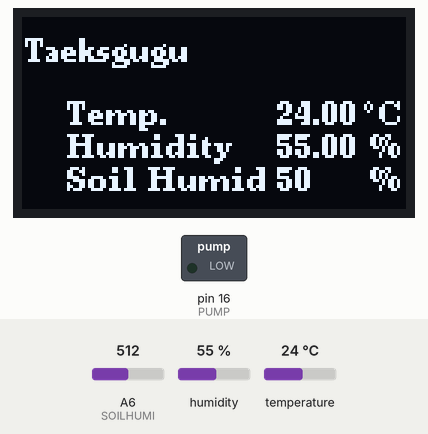
The sketch below on a simulated Arduino Nano, built with avr-gcc and run on an emulated ATmega328P. Shown: 128×64 one-colour display, switched loads named in the sketch (green lamp = pin HIGH). The test bench sets the inputs (shaded band); at power-on: A6 (SOILHUMI) = 512, humidity 55 %, temperature 24 °C.

Above: at 6.9 s.
7.0 s: A6 (SOILHUMI) set to 701
At 9.8 s:
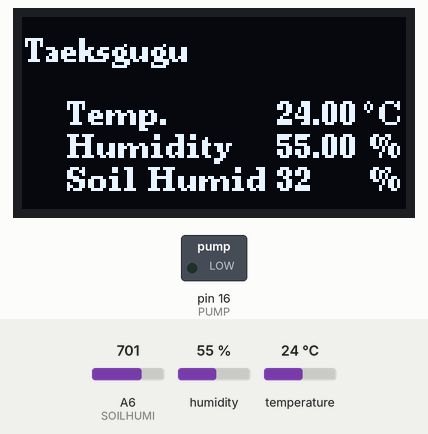
11.6 s: A6 (SOILHUMI) set to 725
At 13.5 s:
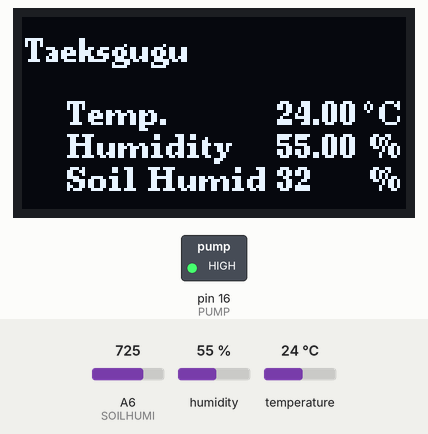
16.2 s: humidity set to 22 %
At 20.7 s:
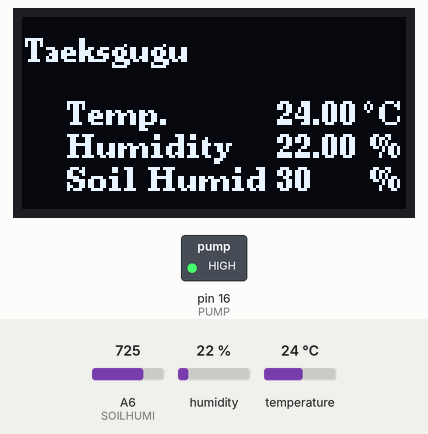
21.0 s: temperature set to 12 °C
At 25.1 s:
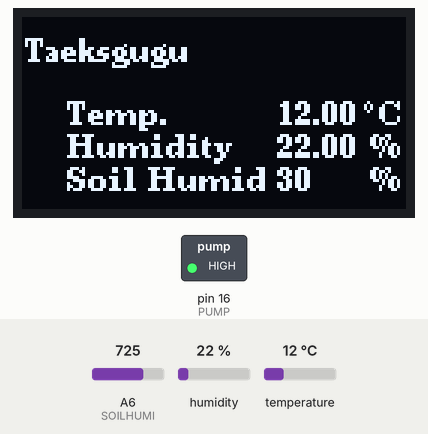
26.2 s: humidity set to 40 %
At 30.6 s:
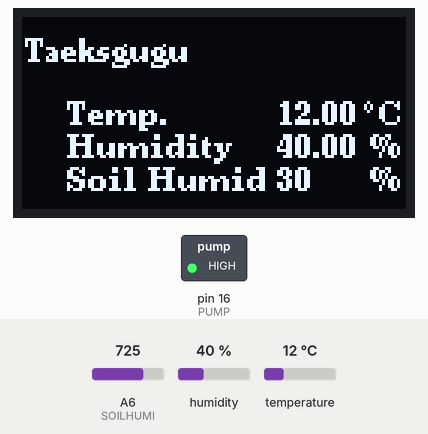
31.3 s: A6 (SOILHUMI) set to 716
At 33.4 s:
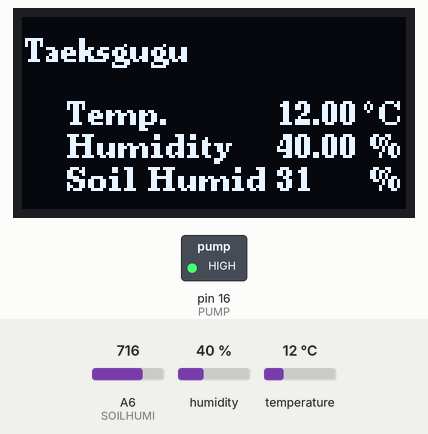
Timing chart, 0 to 34.9 s (numbered marks = the images above; inputs shaded):
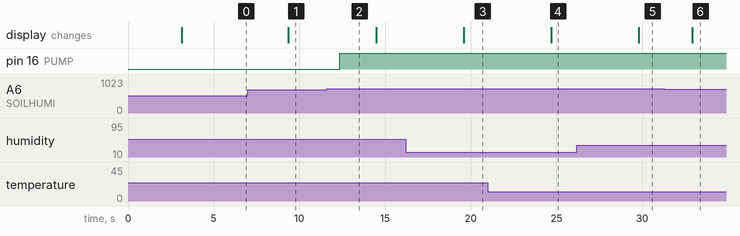

The sketch:

sketch_exercise3.ino
```cpp
#include <U8g2lib.h>
#include "DHT.h"
U8G2_SH1106_128X64_NONAME_F_HW_I2C u8g2(U8G2_R0, /* reset= */ U8X8_PIN_NONE);

#define DHTPIN A1    /* DHTPIN 정의*/
#define DHTTYPE DHT22  /* DHTTYPE 정의*/
#define SOILHUMI A6    /* SOILHUMI 정의*/
#define PUMP 16
DHT dht(DHTPIN, DHTTYPE);

uint32_t DataCaptureDelay = 3000;   /* 3초 간격으로 데이터 측정 3초 = 3000*/
uint32_t DataCapture_ST = 0;

float Temp;
float Humi;
int Soilhumi = 0;

void setup() {
  dht.begin();
  u8g2.begin();
  pinMode(PUMP, OUTPUT);
  DataCapture_ST = millis();
}

void loop() {
  if ((millis() - DataCapture_ST) > DataCaptureDelay) {  /* 기존 OLED 코드에 토양 습도 변수 추가 */
    Humi = dht.readHumidity();
    Temp = dht.readTemperature();
    Soilhumi = map(analogRead(SOILHUMI), 0, 1023, 100, 0);

  if (isnan(Humi) || isnan(Temp)) {   /* Humi, Temp 가 무한값일 때 걸러주는 코드 만약 조건에 해당되면 해당 loop 중단하고 다음 loop 시작 */
    Serial.println(F("Failed to read from DHT sensor!"));
    return;
  }

  if (Soilhumi <= 30) { /* 실험시에는 10으로 설정*/
    digitalWrite(PUMP, HIGH); /* 펌프 동작, digitalWrite에서 high는 1, low는 0으로 동작 정지를 뜻함 */
    delay(2000);
  } else if (Soilhumi >= 60) { /* 실험시에는 30으로 설정*/
    digitalWrite(PUMP, LOW); /* 펌프 정지 */
    delay(2000);
  }

  OLEDdraw();
  DataCapture_ST = millis();
  }
}

void OLEDdraw() {
  u8g2.clearBuffer();

  u8g2.setFont(u8g2_font_ncenB08_te);
  u8g2.drawStr(1, 15, "Taeksgugu");

  u8g2.drawStr(15, 36, "Temp.");
  u8g2.setCursor(85, 36);
  u8g2.print(Temp);
  u8g2.drawStr(114, 36, "\xb0");
  u8g2.drawStr(119, 36, "C");

  u8g2.drawStr(15, 47, "Humidity");
  u8g2.setCursor(85, 47);
  u8g2.print(Humi);
  u8g2.drawStr(116, 47, "%");

  u8g2.drawStr(15, 58, "Soil Humid");  /* 원래 Soil Humidity라고 적었는데 OLED 화면에서 수치와 겹치는 현상 발생해서 Humid로 줄임 */
  u8g2.setCursor(85, 58);
  u8g2.print(Soilhumi);
  u8g2.drawStr(116, 58, "%");

  u8g2.sendBuffer();
}
```

Measured:
- the behaviour switches between 716 and 717 on A6 (SOILHUMI) (found by bisection; images 1 and 2)
- after the input at 7.0 s, the display: changes after 2.4 s (image 1)
- after the input at 11.6 s, pin 16 (PUMP): LOW → HIGH after 0.77 s
- after the input at 16.2 s, the display: changes after 3.4 s (image 3)
- after the input at 21.0 s, the display: changes after 3.7 s (image 4)
- after the input at 26.2 s, the display: changes after 3.6 s (image 5)
- after the input at 31.3 s, the display: changes after 1.6 s (image 6)
